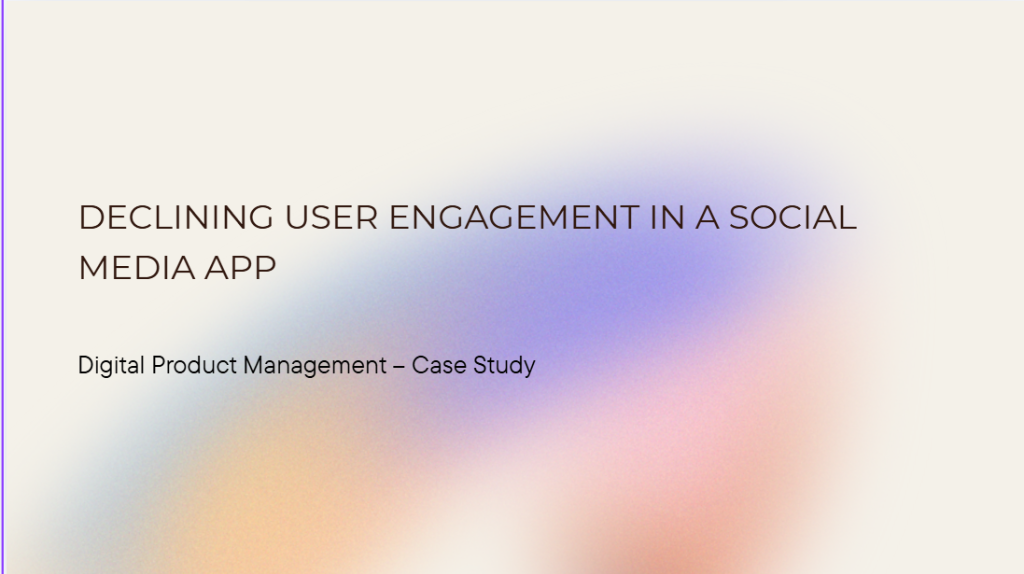
#> input picture case-study-1.png, 1024 x 574 px
$ python gen_image.py
#> lines starting #> are read from the running program, lines starting #| are printed output that depends on the picture
from PIL import Image, ImageDraw, ImageFont

def create_image():
    print("Opening source image...")
    img = Image.open("case-study-1.png").convert("RGB")
    width, height = img.size
#> width = 1024; height = 574

    # Downscale to a tiny size and upscale to create a smooth abstract gradient
    # This completely erases the original text while keeping the nice colors!
    img = img.resize((32, 32), Image.Resampling.LANCZOS)
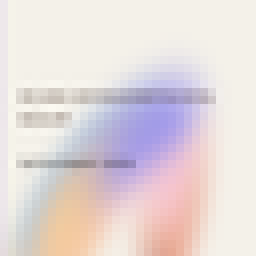
#> img: PIL image 32x32 RGB (shown 8 times larger); mean R, G, B 228.3, 217.5, 218.1
    img = img.resize((width, height), Image.Resampling.LANCZOS)
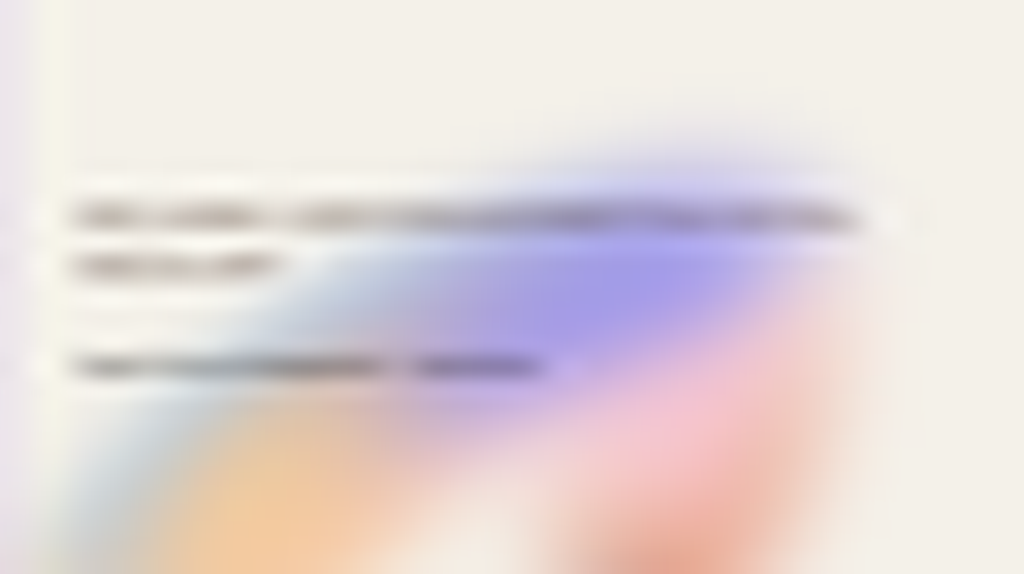
#> img: PIL image 1024x574 RGB; mean R, G, B 228.3, 217.5, 218.1

    print("Drawing text...")
    draw = ImageDraw.Draw(img)

    try:
        # Use a larger font, and split into two lines so it doesn't get cut off
        font_large = ImageFont.truetype("C:/Windows/Fonts/arial.ttf", 75)
    except Exception as e:
        print("Font error:", e)
        font_large = ImageFont.load_default()

    # Split into two lines, and NO subtext as requested
    text_main = "TASK MANAGEMENT\nWEB APPLICATION"
    text_color = (60, 45, 40)

    # Draw the text
    draw.text((140, height // 2 - 100), text_main, fill=text_color, font=font_large)

    img.save("case-study-2.png")
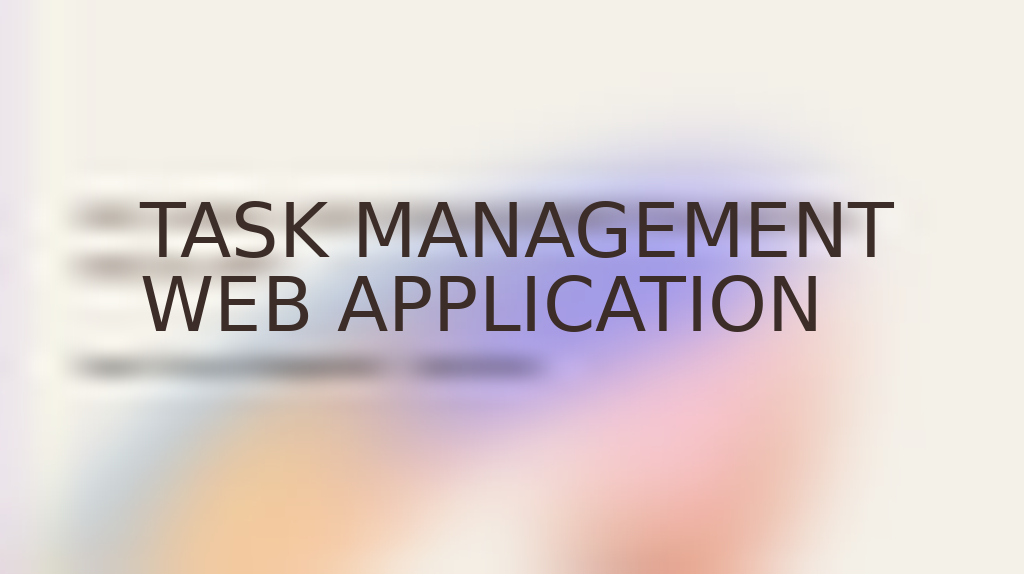
#> saved as case-study-2.png: PIL image 1024x574 RGB; mean R, G, B 222.3, 211.1, 210.4
    print("Saved as case-study-2.png")

if __name__ == "__main__":
    create_image()
